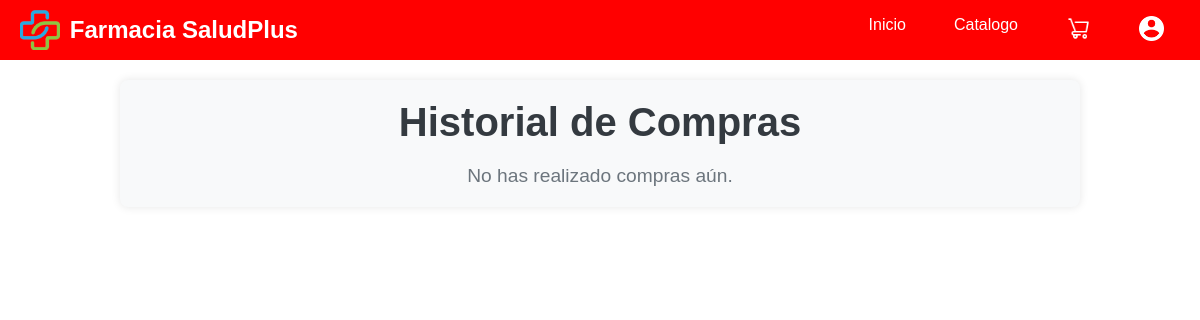
The app's page /historial_compras/ (signed in), older data.
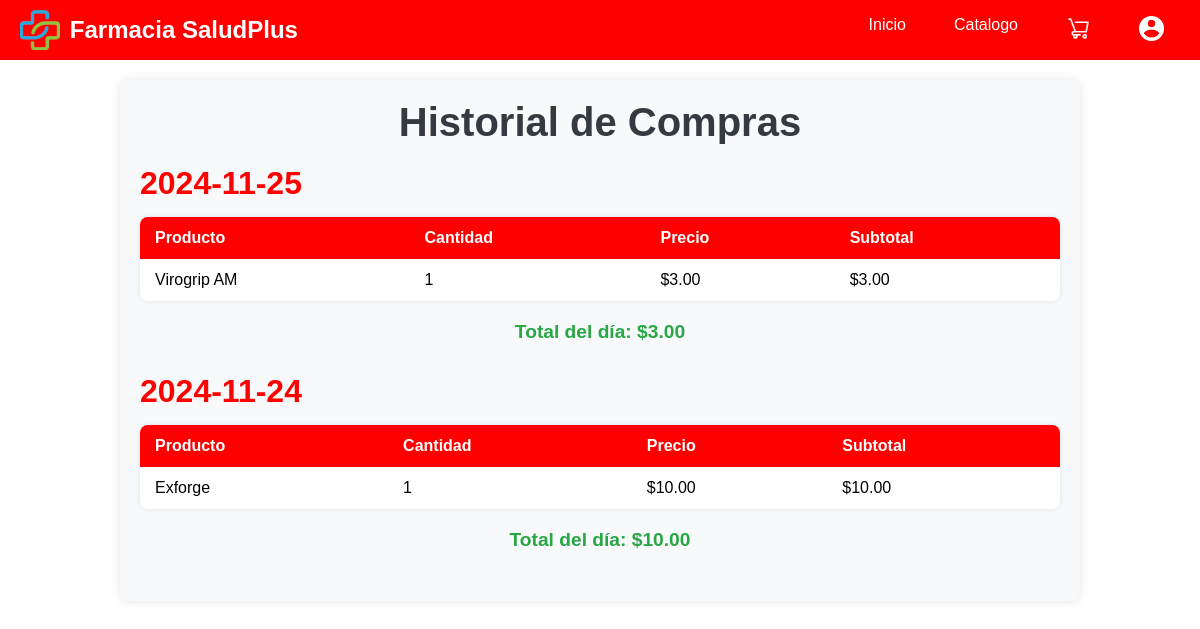
The same page, newer data.
### app1/models.py (models this page shows)
class Venta(models.Model):
    usuario = models.ForeignKey(Usuario, on_delete=models.CASCADE)
    producto = models.ForeignKey('Producto', on_delete=models.CASCADE)
    cantidad = models.PositiveIntegerField()
    total = models.DecimalField(max_digits=10, decimal_places=2)
    fecha = models.DateTimeField(auto_now_add=True)

class Producto(models.Model):
    imagen = models.ImageField(upload_to='productos/')
    nombre = models.CharField(max_length=100)
    descripcion = models.TextField(max_length=1000)
    precio = models.DecimalField(max_digits=10, decimal_places=2)

### app1/views.py (the view)
# urls.py: path('historial_compras/', views.historial_compras, name='historial_compras'),
def historial_compras(request):
    usuario_id = request.session.get('usuario_id')
    if not usuario_id:
        return redirect('login')
    usuario = models.Usuario.objects.get(id=usuario_id)
    compras = models.Venta.objects.filter(usuario=usuario).order_by('-fecha')
    compras_agrupadas = {}
    totales_por_dia = {}
    for compra in compras:
        fecha_formateada = compra.fecha.strftime('%Y-%m-%d')
        if fecha_formateada not in compras_agrupadas:
            compras_agrupadas[fecha_formateada] = []
            totales_por_dia[fecha_formateada] = Decimal('0.00')
        compras_agrupadas[fecha_formateada].append(compra)
        totales_por_dia[fecha_formateada] += compra.total
    compras_agrupadas_lista = [
        {
            'fecha': fecha,
            'compras': compras_agrupadas[fecha],
            'total': totales_por_dia[fecha]
        }
        for fecha in compras_agrupadas
    ]
    return render(request, 'historialCompras.html', {
        'compras_agrupadas': compras_agrupadas_lista
    })

### app1/templates/historialCompras.html (shortened to what this page needs)
{% extends 'navbar.html' %}
{% load static %}
{% block contenido %}
<link rel="stylesheet" href="{% static 'paginas/historialCompras.css' %}">
<div class="container">
    <h1>Historial de Compras</h1>
    {% if compras_agrupadas %}
        {% for dia in compras_agrupadas %}
            <div class="compras-dia">
                <h2>{{ dia.fecha }}</h2>
                <table class="table">
                    <thead>
                        <tr>
                            <th>Producto</th>
                            <th>Cantidad</th>
                            <th>Precio</th>
                            <th>Subtotal</th>
                        </tr>
                    </thead>
                    <tbody>
                        {% for compra in dia.compras %}
                            <tr>
                                <td>{{ compra.producto.nombre }}</td>
                                <td>{{ compra.cantidad }}</td>
                                <td>${{ compra.producto.precio }}</td>
                                <td>${{ compra.total }}</td>
                            </tr>
                        {% endfor %}
                    </tbody>
                </table>
                <p><strong>Total del día: ${{ dia.total }}</strong></p>
            </div>
        {% endfor %}
    {% else %}
        <p>No has realizado compras aún.</p>
    {% endif %}
</div>
{% endblock %}

Row changes from the older to the newer data that the page shows:
added Venta: producto.nombre "Virogrip AM", cantidad "1", producto.precio "3.00", total "3.00", shown under "2024-11-25"
added Venta: producto.nombre "Exforge", cantidad "1", producto.precio "10.00", total "10.00", shown under "2024-11-24"
Text that changed along with them:
new list line: "2024-11-25 Producto Cantidad Precio Subtotal Total del día: $ 3.00"
new list line: "2024-11-24 Producto Cantidad Precio Subtotal Total del día: $ 10.00"
text no longer shown: "No has realizado compras aún."
